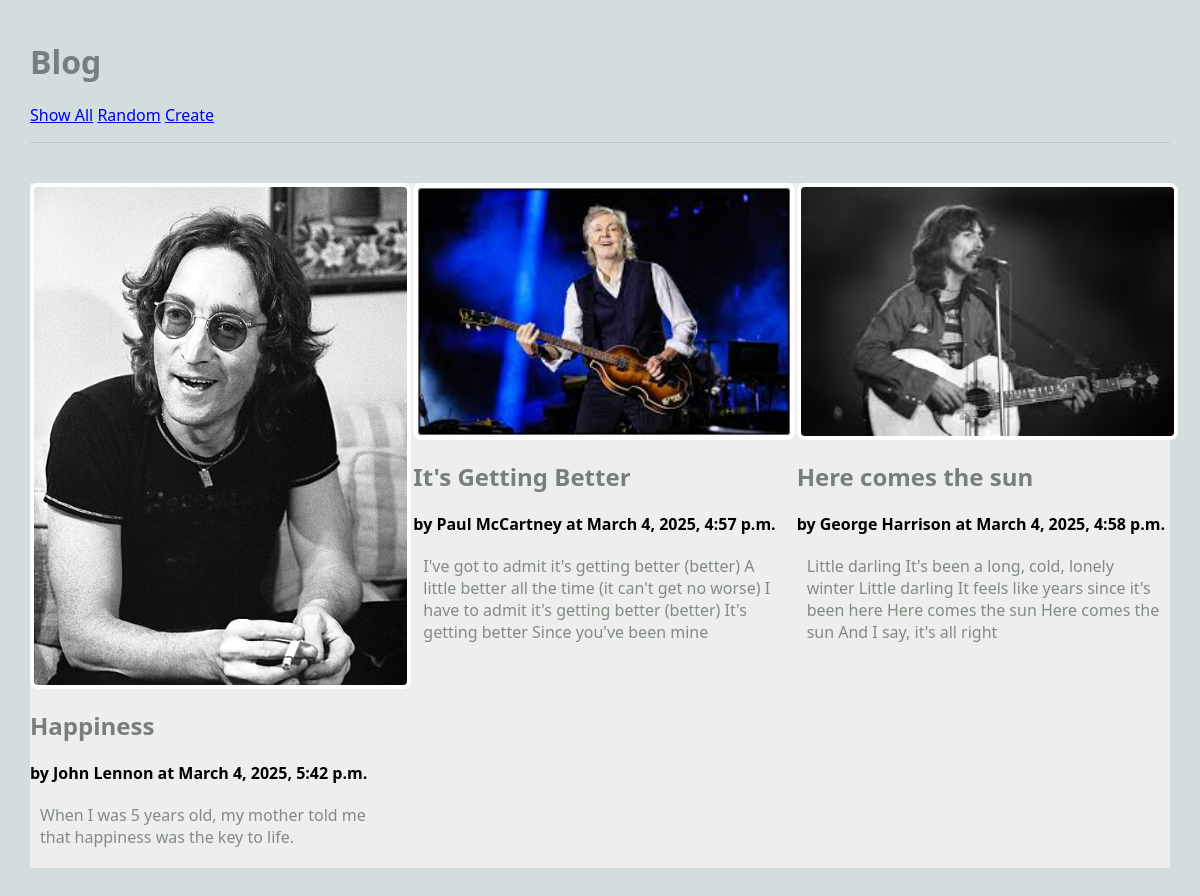
/blog/show_all, run on the app's committed database.
### blog/models.py (models this page shows, shortened)
class Article(models.Model):
    title = models.TextField(blank=False)
    author = models.TextField(blank=False)
    text = models.TextField(blank=False)
    published = models.DateTimeField(auto_now=True)
    image_file = models.ImageField(blank=True) # an actual image

### blog/views.py (the view)
# urls.py: path('show_all', ShowAllView.as_view(), name='show_all'),
class ShowAllView(ListView):
    model = Article # retrieve objects of type Article from the database
    template_name = 'blog/show_all.html'
    context_object_name = 'articles' # how to find the data in the template file

### blog/templates/blog/show_all.html (shortened to what this page needs)
{% extends 'blog/base.html' %}
{% block content %}
<main class="grid-container">
    {% for a in articles %}
    <article>
        <a href="{% url 'article' a.pk %}">
        {% if a.image_file %}
        <img src="{{a.image_file.url}}" alt="">
        {% else %}
        No Image
        {% endif %}
        </a>
        <div>
            <h2>{{a.title}}</h2>
            <strong>by {{a.author}} at {{a.published}}</strong>
            <p>
            {{a.text}}
        </p>
        </div>
    </article>
    {% endfor %}
</main>
{% endblock %}

### blog/templates/blog/base.html (shortened to what this page needs)
{% load static %}
<html>
    <head>
        <link rel="stylesheet" href="{% static 'styles-blog.css' %}">
    </head>
    <body>
        <header>
            <h1>Blog</h1>
            <nav>
                <ul>
                    <li><a href="{% url 'show_all' %}">Show All</a></li>
                    <li><a href="{% url 'random' %}">Random</a></li>
                    <li><a href="{% url 'create_article' %}">Create</a></li>
                </ul>
            </nav>
        </header>
    {% block content %}
    {% endblock %}
    </body>
</html>

### static/styles-blog.css (style rules this page uses)
body { margin: 30px; background: #d1dedd; font-family:'Segoe UI', Tahoma, Geneva, Verdana, sans-serif; }
ul, li { padding: 0px; list-style-type: none; }
h1, h2, h3 { color: #767f7e; }
p { color: #828b82; }
header { max-width: 1200px; margin: 40px auto; border-bottom: 1px solid #bbc7c7; }
.grid-container { background: #eee; max-width: 900px; display: grid; grid-template-columns: repeat(3, 1fr); grid-gap: 10px; max-width: 1200px; margin: 20px auto; }
article img, article.featured img { width: 100%; border: 4px solid #fff; border-radius: 8px; }
article p, article h3 { margin: 20px 10px; }
nav li { display: inline; }

### data on the page
Article: image_file (picture), title "Happiness", author "John Lennon", published "March 4, 2025, 5:42 p.m.", text "When I was 5 years old, my mother told me that happiness was the key to life."
Article: image_file (picture), title "It's Getting Better", author "Paul McCartney", published "March 4, 2025, 4:57 p.m.", text "I've got to admit it's getting better (better) A little better all the time (it can't get no worse) I have to admit it's getting better (better) It's getting better Since you've been mine"
Article: image_file (picture), title "Here comes the sun", author "George Harrison", published "March 4, 2025, 4:58 p.m.", text "Little darling It's been a long, cold, lonely winter Little darling It feels like years since it's been here Here comes the sun Here comes the sun And I say, it's all right"
